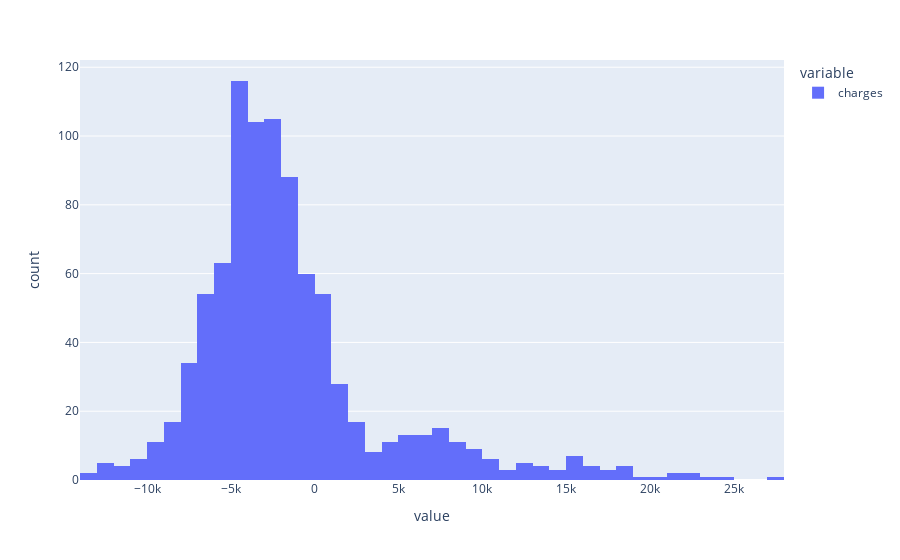

Write notebook code for a chart like this one.
### Code cell
# Plot the residuals for the training data
plot_residuals(y_true=y_train, y_pred=y_pred_train)

### Figure 1 — Plotly figure (JSON) as saved in the notebook; plotly's stock layout.template omitted (floating-point values rounded to 4 significant figures; data arrays with more than 128 entries replaced by an {"elided": "..."} marker saying what was removed)
{"data": [{"alignmentgroup": "True", "bingroup": "x", "hovertemplate": "variable=charges<br>value=%{x}<br>count=%{y}<extra></extra>", "legendgroup": "charges", "marker": {"color": "#636efa", "pattern": {"shape": ""}}, "name": "charges", "offsetgroup": "charges", "orientation": "v", "showlegend": true, "type": "histogram", "x": {"elided": "896 float values"}, "xaxis": "x", "yaxis": "y"}], "layout": {"barmode": "relative", "legend": {"title": {"text": "variable"}, "tracegroupgap": 0}, "margin": {"t": 60}, "xaxis": {"anchor": "y", "domain": [0, 1], "title": {"text": "value"}}, "yaxis": {"anchor": "x", "domain": [0, 1], "title": {"text": "count"}}}}
